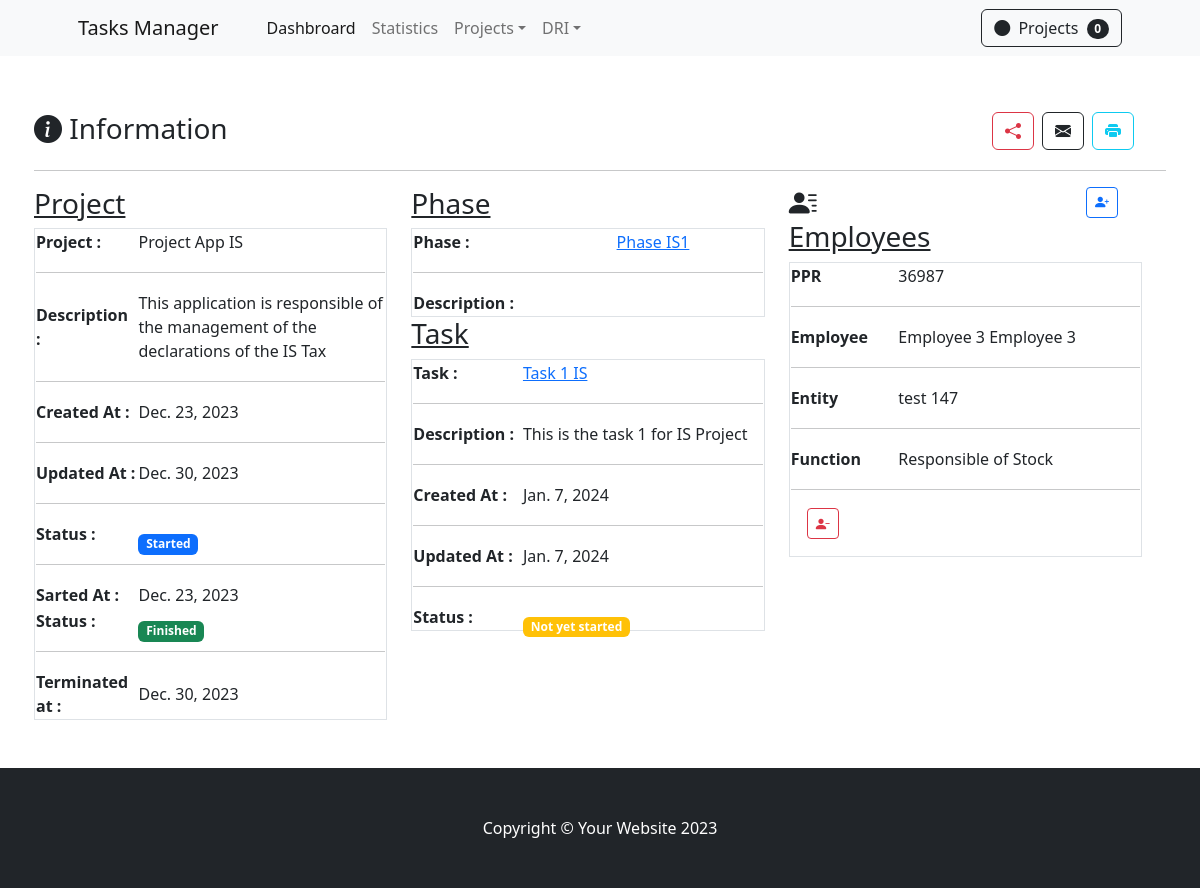
Page /responsibles/1/detail/ on the committed database.
### apps/backend/models.py (models this page shows, shortened)
class Task(models.Model):
    title           = models.CharField(max_length=100)
    description     = models.TextField(blank=False)
    phase           = models.ForeignKey(Phase, on_delete=models.CASCADE, related_name='tasks')
    created_at      = models.DateTimeField(default=datetime.now)
    updated_at      = models.DateTimeField(default=datetime.now)
    ongoing         = models.BooleanField(default=False)
    started_at      = models.DateTimeField(default=datetime.now)
    finished        = models.BooleanField(default=False)
    finished_at     = models.DateTimeField(default=datetime.now)

class Phase(models.Model):
    title           = models.CharField(max_length=150)
    description     = models.TextField(blank=False)
    project         = models.ForeignKey(Project, on_delete=models.CASCADE, related_name='phases')

class Project(models.Model):
    title           = models.CharField(max_length=150)
    description     = models.TextField(blank=False)
    phases_nbr      = models.IntegerField(default=1)
    created_at      = models.DateTimeField(default=datetime.now)
    updated_at      = models.DateTimeField(default=datetime.now)
    ongoing         = models.BooleanField(default=False)
    started_at      = models.DateTimeField(default=datetime.now)
    finished        = models.BooleanField(default=False)
    finished_at     = models.DateTimeField(default=datetime.now)

class Responsible(models.Model):
    employee    = models.ForeignKey(Employee, on_delete=models.CASCADE, related_name='reponsibles')
    task        = models.ForeignKey(Task, on_delete=models.CASCADE, related_name='responsibles')
    start_date  = models.DateField(default=datetime.now)
    end_date    = models.DateField(default=datetime.now)
    observation = models.TextField(blank=True)

class Employee(models.Model):
    ppr         = models.CharField(max_length=20)
    first_name  = models.CharField(max_length=100)
    last_name   = models.CharField(max_length=100)
    entity      = models.ForeignKey(Entity, on_delete=models.CASCADE, related_name='employees')
    function    = models.ForeignKey(Function, on_delete=models.CASCADE, related_name='employees')

class Entity(models.Model):
    entity      = models.CharField(max_length=50)
    description = models.TextField(blank=True)
    service     = models.ForeignKey(Service, on_delete=models.CASCADE, related_name='entities')
    type        = models.ForeignKey(Entity_Type, on_delete=models.CASCADE, related_name='entities')

class Function(models.Model):
    function    = models.CharField(max_length=50)

### apps/backend/views/responsible.py (the view)
# urls.py: path('responsibles/<int:task_id>/detail/', view=responsible_task_detail, name='responsible-task-detail'),
def responsible_task_detail(request, task_id):
    task            =   Task.objects.get(id=task_id)
    responsibles    =   Responsible.objects.filter(task_id=task_id)
    context = {
            'responsibles': responsibles,
            'task': task
        }
    return render(request=request, template_name='responsibles/responsible_detail.html', context=context)

### apps/backend/templates/responsibles/responsible_detail.html (shortened to what this page needs)
{% extends '_base.html' %}
{% load crispy_forms_tags %}
{% load static %}
{% block content %}
    <section class="py-5">
        <div class="container px-1 px-lg-1 mt-2">
            <div class="row col-12">
                <div class="col-4">
                    <h3> <i class="bi bi-info-circle-fill"></i> Information </h3>
                </div>
                <div class="col-8">
                    <a class="btn btn-outline-info float-end me-2" title="Print">
                        <i class="bi bi-printer-fill"></i>
                    </a>
                    <a class="btn btn-outline-dark float-end me-2" title="Send Email">
                        <i class="bi bi-envelope-fill"></i>
                    </a>
                    <a class="btn btn-outline-danger float-end me-2" title="Share">
                        <i class="bi bi-share-fill"></i>
                    </a>
                </div>
            </div>
            <hr>
            <div class="row col-12">
                <div class="col-4">
                    <h3 class="text-decoration-underline">Project</h3>
                    <table class="border w-100">
                        <tr>
                            <td class="fw-bold">Project : </td>
                            <td>{{task.phase.project.title}}</td>
                        </tr>
                        <tr>
                            <td colspan="2"><hr></td>
                        </tr>
                        <tr>
                            <td class="fw-bold" >Description : </td>
                            <td>{{task.phase.project.description}}</td>
                        </tr>
                        <tr>
                            <td colspan="2"><hr></td>
                        </tr>
                        <tr>
                            <td class="fw-bold" >Created At : </td>
                            <td>{{task.phase.project.created_at|date}}</td>
                        </tr>
                        <tr>
                            <td colspan="2"><hr></td>
                        </tr>
                        <tr>
                            <td class="fw-bold" >Updated At : </td>
                            <td>{{task.phase.project.updated_at|date}}</td>
                        </tr>
                        <tr>
                            <td colspan="2"><hr></td>
                        </tr>
                        {% if task.phase.project.ongoing %}
                            <tr>
                                <td class="fw-bold" >Status : </td>
                                <td> <div class="badge bg-primary text-white position-absolute" ">Started</div> </td>
                            </tr>
                            <tr>
                                <td colspan="2"><hr></td>
                            </tr>
                            <tr>
                                <td class="fw-bold" >Sarted At : </td>
                                <td>{{task.phase.project.started_at|date}}</td>
                            </tr>
                        {% else %}
                            <tr>
                                <td class="fw-bold" >Status : </td>
                                <td> <div class="badge bg-warning text-white position-absolute" ">Not yet started</div> </td>
                            </tr>
                        {% endif %}
                        {% if task.phase.project.finished %}
                            <tr>
                                <td class="fw-bold" >Status : </td>
                                <td> <div class="badge bg-success text-white position-absolute" ">Finished</div> </td>
                            </tr>
                            <tr>
                                <td colspan="2"><hr></td>
                            </tr>
                            <tr>
                                <td class="fw-bold" >Terminated at : </td>
                                <td>{{task.phase.project.finished_at|date}}</td>
                            </tr>
                        {% endif %}
                    </table>
                </div>
                <div class="col-4">
                    <h3 class="text-decoration-underline">Phase</h3>
                    <table class="border w-100">
                        <tr>
                            <td class="fw-bold">Phase : </td>
                            <td>
                                <a href="{% url 'phase-detail' task.phase.id %}" >{{task.phase.title}}</a>
                            </td>
                        </tr>
                        <tr>
                            <td colspan="2"><hr></td>
                        </tr>
                        <tr>
                            <td class="fw-bold" >Description : </td>
                            <td>{{task.phase.phase.description}}</td>
                        </tr>
                    </table>
                    <h3 class="text-decoration-underline">Task</h3>
                    <table class="border w-100">
                        <tr>
                            <td class="fw-bold">Task : </td>
                            <td>
                                <a href="{% url 'task-detail' task.id %}">{{task.title}}</a>
                            </td>
                        </tr>
                        <tr>
                            <td colspan="2"><hr></td>
                        </tr>
                        <tr>
                            <td class="fw-bold" >Description : </td>
                            <td>{{task.description}}</td>
                        </tr>
                        <tr>
                            <td colspan="2"><hr></td>
                        </tr>
                        <tr>
                            <td class="fw-bold" >Created At : </td>
                            <td>{{task.created_at|date}}</td>
                        </tr>
                        <tr>
                            <td colspan="2"><hr></td>
                        </tr>
                        <tr>
                            <td class="fw-bold" >Updated At : </td>
                            <td>{{task.updated_at|date}}</td>
                        </tr>
                        <tr>
                            <td colspan="2"><hr></td>
                        </tr>
                        {% if task.ongoing %}
                            <tr>
                                <td class="fw-bold" >Status : </td>
                                <td> <div class="badge bg-primary text-white position-absolute" ">Started</div> </td>
                            </tr>
                            <tr>
                                <td colspan="2"><hr></td>
                            </tr>
                            <tr>
                                <td class="fw-bold" >Sarted At : </td>
                                <td>{{task.started_at|date}}</td>
                            </tr>
                        {% else %}
                            <tr>
                                <td class="fw-bold" >Status : </td>
                                <td> <div class="badge bg-warning text-white position-absolute" ">Not yet started</div> </td>
                            </tr>
                        {% endif %}
                    </table>
                </div>
                <div class="col-4">
                    <div class="row col-12">
                        <div class="col-6">
                            <h3 class="text-decoration-underline" > <i class="bi bi-person-lines-fill"></i> Employees </h3>
                        </div>
                        <div class="col-6">
                            <a href="{% url 'responsible-create' task.id %}" title="Add new Employee to this task" class="btn btn-outline-primary btn-sm mb-3 ms-3 float-end"><i class="bi bi-person-plus-fill"></i></a>
                        </div>
                    </div>
                    {% for responsible in responsibles %}
                        <table class="border w-100">
                            <tr>
                                <td class="fw-bold">PPR</td>
                                <td> {{responsible.employee.ppr}} </td>
                            </tr>
                            <tr>
                                <td colspan="2"><hr></td>
                            </tr>
                            <tr>
                                <td class="fw-bold">Employee</td>
                                <td> {{responsible.employee.first_name}} {{responsible.employee.last_name}}  </td>
                            </tr>
                            <tr>
                                <td colspan="2"><hr></td>
                            </tr>
                            <tr>
                                <td class="fw-bold">Entity</td>
                                <td> {{responsible.employee.entity.entity}} </td>
                            </tr>
                            <tr>
                                <td colspan="2"><hr></td>
                            </tr>
                            <tr>
                                <td class="fw-bold">Function</td>
                                <td> {{responsible.employee.function.function}} </td>
                            </tr>
                            <tr>
                                <td colspan="2"><hr></td>
                            </tr>
                            <tr>
                                <td colspan="2">
                                    <a href="{% url 'responsible-delete' responsible.id %}" title="Remove employee from this task" class="btn btn-outline-danger btn-sm mb-3 ms-3"><i class="bi bi-person-dash-fill"></i></a>
                                </td>
                            </tr>
                        </table>
                        <br>
                    {% endfor %}
                </div>
            </div>
        </div>
    </section>
{% endblock %}

### rows in the picture
Task: phase.project "Project App IS", phase.project.description "This application is responsible of the management of the declarations of the IS Tax", phase.project.created_at "Dec. 23, 2023", phase.project.updated_at "Dec. 30, 2023", phase.project.started_at "Dec. 23, 2023", phase.project.finished_at "Dec. 30, 2023", phase "Phase IS1", title "Task 1 IS", description "This is the task 1 for IS Project", created_at "Jan. 7, 2024", updated_at "Jan. 7, 2024"
Responsible: employee.ppr "36987", employee.first_name "Employee 3", employee.last_name "Employee 3", employee.entity.entity "test 147", employee.function.function "Responsible of Stock"

### other values in the picture
{{ object_list|length }} "0"
